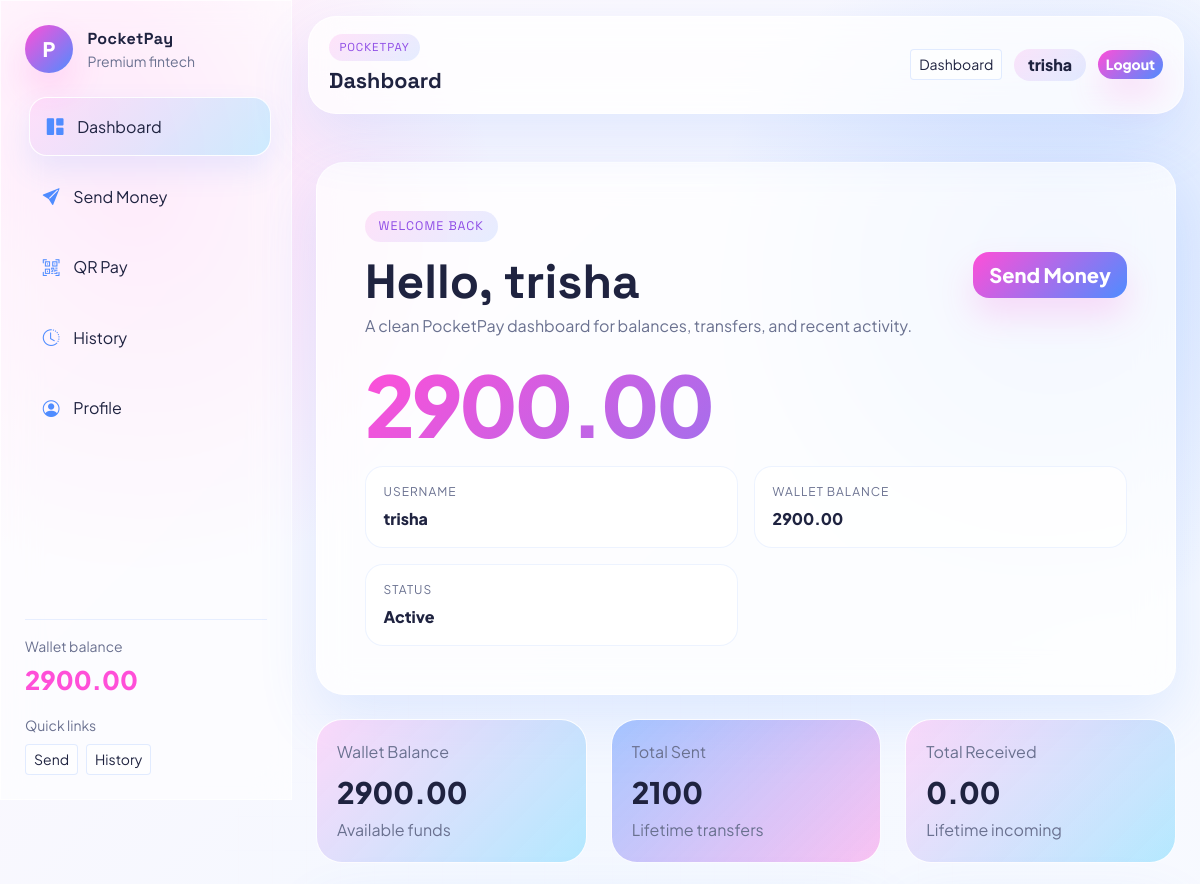
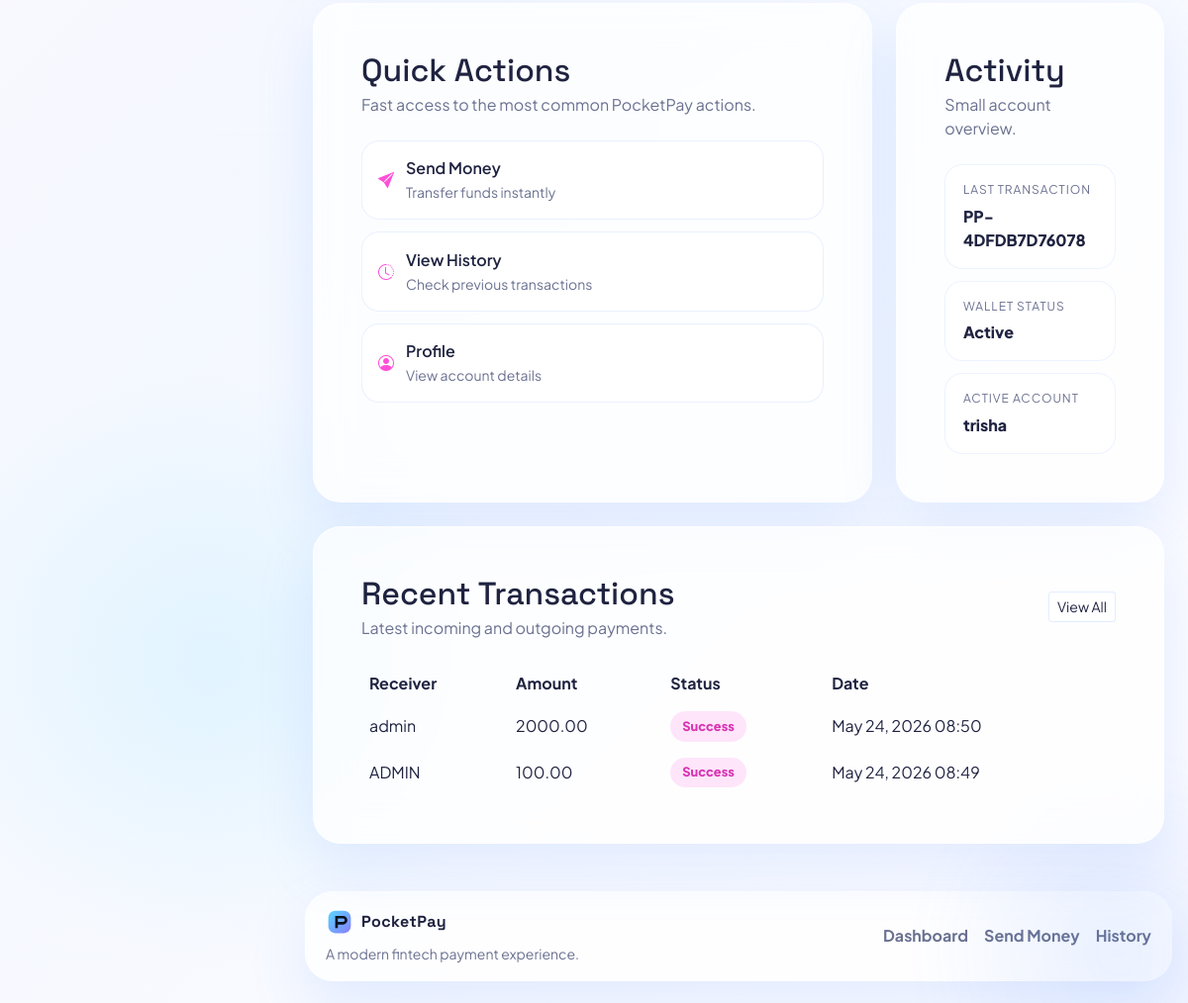
The page / (signed in) on the database its author committed (2 pictures, top to bottom).
### app/models.py (models this page shows, shortened)
class Wallet(models.Model):
	user = models.OneToOneField(settings.AUTH_USER_MODEL, on_delete=models.CASCADE, related_name='wallet')
	balance = models.DecimalField(max_digits=12, decimal_places=2, default=Decimal('5000.00'))
	created_at = models.DateTimeField(auto_now_add=True)

class Transaction(models.Model):
	class Status(models.TextChoices):
		SUCCESS = 'success', 'Success'
		FAILED = 'failed', 'Failed'
	sender = models.ForeignKey(
		settings.AUTH_USER_MODEL,
		on_delete=models.CASCADE,
		related_name='sent_transactions',
	)
	receiver = models.ForeignKey(
		settings.AUTH_USER_MODEL,
		on_delete=models.CASCADE,
		related_name='received_transactions',
	)
	amount = models.DecimalField(max_digits=12, decimal_places=2)
	transaction_id = models.CharField(max_length=32, unique=True, editable=False)
	status = models.CharField(max_length=20, choices=Status.choices, default=Status.SUCCESS)
	timestamp = models.DateTimeField(auto_now_add=True)

### app/views.py (the view)
# urls.py: path('', views.dashboard, name='dashboard'),
@login_required(login_url='login')
def dashboard(request):
	wallet = ensure_wallet(request.user)
	counterparties = (
		User.objects.filter(Q(sent_transactions__receiver=request.user) | Q(received_transactions__sender=request.user))
		.exclude(id=request.user.id)
		.distinct()
		.order_by('username')[:4]
	)
	sent_total = Transaction.objects.filter(sender=request.user, status=Transaction.Status.SUCCESS).aggregate(
		total=Sum('amount')
	)['total'] or Decimal('0.00')
	received_total = Transaction.objects.filter(receiver=request.user, status=Transaction.Status.SUCCESS).aggregate(
		total=Sum('amount')
	)['total'] or Decimal('0.00')
	recent_transactions = (
		Transaction.objects.filter(Q(sender=request.user) | Q(receiver=request.user))
		.select_related('sender', 'receiver')
		.order_by('-timestamp')[:5]
	)
	last_transaction = recent_transactions[0] if recent_transactions else None
	wallet_status = 'Active' if wallet.balance > 0 else 'Low balance'
	return render(
		request,
		'dashboard.html',
		{
			'wallet': wallet,
			'sent_total': sent_total,
			'received_total': received_total,
			'recent_transactions': recent_transactions,
			'counterparties': counterparties,
			'last_transaction': last_transaction,
			'wallet_status': wallet_status,
			'active_account': request.user.username,
		},
	)

### app/context_processors.py (called while the page is built)
def wallet_context(request):
	if not request.user.is_authenticated:
		return {'wallet': None, 'wallet_balance': '0.00'}
	wallet = ensure_wallet(request.user)
	return {'wallet': wallet, 'wallet_balance': wallet.balance}

### app/services.py (called while the page is built)
def ensure_wallet(user):
	wallet, _ = Wallet.objects.get_or_create(user=user)
	return wallet

### templates/dashboard.html
{% extends 'base.html' %}
{% block content %}
<div class="dashboard-shell">
    <section class="glass-panel dashboard-hero animated-card p-4 p-lg-5 mb-4">
        <div class="d-flex flex-column flex-lg-row justify-content-between align-items-start align-items-lg-center gap-3">
            <div>
                <span class="eyebrow">Welcome back</span>
                <h1 class="hero-title mt-3 mb-2">Hello, {{ user.first_name|default:user.username }}</h1>
                <p class="text-muted-light mb-0">A clean PocketPay dashboard for balances, transfers, and recent activity.</p>
            </div>
            <a href="{% url 'send_money' %}" class="btn btn-glow btn-lg">Send Money</a>
        </div>
        <div class="balance-amount mt-4">{{ wallet.balance }}</div>
        <div class="balance-meta dashboard-summary-grid">
            <div><span class="meta-label">Username</span><span class="meta-value">{{ user.username }}</span></div>
            <div><span class="meta-label">Wallet Balance</span><span class="meta-value">{{ wallet.balance }}</span></div>
            <div><span class="meta-label">Status</span><span class="meta-value">{{ wallet_status }}</span></div>
        </div>
    </section>
    <section class="row g-4 mb-4">
        <div class="col-md-4">
            <div class="stat-card gradient-card animated-card h-100">
                <span class="stat-label">Wallet Balance</span>
                <div class="stat-value">{{ wallet.balance }}</div>
                <div class="stat-subtitle">Available funds</div>
            </div>
        </div>
        <div class="col-md-4">
            <div class="stat-card gradient-card alt animated-card h-100">
                <span class="stat-label">Total Sent</span>
                <div class="stat-value">{{ sent_total }}</div>
                <div class="stat-subtitle">Lifetime transfers</div>
            </div>
        </div>
        <div class="col-md-4">
            <div class="stat-card gradient-card animated-card h-100">
                <span class="stat-label">Total Received</span>
                <div class="stat-value">{{ received_total }}</div>
                <div class="stat-subtitle">Lifetime incoming</div>
            </div>
        </div>
    </section>
    <section class="row g-4 mb-4">
        <div class="col-lg-8">
            <div class="glass-panel panel-card animated-card h-100 p-4 p-lg-5">
                <div class="panel-head mb-4">
                    <h2 class="panel-title mb-1">Quick Actions</h2>
                    <p class="text-muted-light mb-0">Fast access to the most common PocketPay actions.</p>
                </div>
                <div class="quick-action-grid">
                    <a class="quick-pay-row" href="{% url 'send_money' %}">
                        <i class="bi bi-send-fill"></i>
                        <span>
                            <span class="d-block fw-semibold">Send Money</span>
                            <span class="small text-muted-light">Transfer funds instantly</span>
                        </span>
                    </a>
                    <a class="quick-pay-row" href="{% url 'history' %}">
                        <i class="bi bi-clock-history"></i>
                        <span>
                            <span class="d-block fw-semibold">View History</span>
                            <span class="small text-muted-light">Check previous transactions</span>
                        </span>
                    </a>
                    <a class="quick-pay-row" href="{% url 'profile' %}">
                        <i class="bi bi-person-circle"></i>
                        <span>
                            <span class="d-block fw-semibold">Profile</span>
                            <span class="small text-muted-light">View account details</span>
                        </span>
                    </a>
                </div>
            </div>
        </div>
        <div class="col-lg-4">
            <div class="glass-panel panel-card animated-card h-100 p-4 p-lg-5">
                <div class="panel-head mb-4">
                    <h2 class="panel-title mb-1">Activity</h2>
                    <p class="text-muted-light mb-0">Small account overview.</p>
                </div>
                <div class="activity-mini-stack">
                    <div class="mini-info-card">
                        <span>Last transaction</span>
                        <strong>
                            {% if last_transaction %}
                                {{ last_transaction.transaction_id }}
                            {% else %}
                                No transactions yet
                            {% endif %}
                        </strong>
                    </div>
                    <div class="mini-info-card">
                        <span>Wallet status</span>
                        <strong>{{ wallet_status }}</strong>
                    </div>
                    <div class="mini-info-card">
                        <span>Active account</span>
                        <strong>{{ active_account }}</strong>
                    </div>
                </div>
            </div>
        </div>
    </section>
    <section class="glass-panel panel-card animated-card p-4 p-lg-5">
        <div class="panel-head d-flex justify-content-between align-items-center mb-4">
            <div>
                <h2 class="panel-title mb-1">Recent Transactions</h2>
                <p class="text-muted-light mb-0">Latest incoming and outgoing payments.</p>
            </div>
            <a class="btn btn-sm btn-outline-light" href="{% url 'history' %}">View All</a>
        </div>
        <div class="table-responsive">
            <table class="table table-borderless align-middle mb-0 glass-table">
                <thead>
                    <tr>
                        <th>Receiver</th>
                        <th>Amount</th>
                        <th>Status</th>
                        <th>Date</th>
                    </tr>
                </thead>
                <tbody>
                    {% for tx in recent_transactions %}
                        <tr>
                            <td>
                                {% if tx.sender_id == user.id %}
                                    {{ tx.receiver.username }}
                                {% else %}
                                    {{ tx.sender.username }}
                                {% endif %}
                            </td>
                            <td>{{ tx.amount }}</td>
                            <td><span class="status-pill status-{{ tx.status }}">{{ tx.get_status_display }}</span></td>
                            <td>{{ tx.timestamp|date:"M d, Y H:i" }}</td>
                        </tr>
                    {% empty %}
                        <tr><td colspan="4" class="text-center text-muted-light py-4">No transactions yet.</td></tr>
                    {% endfor %}
                </tbody>
            </table>
        </div>
    </section>
</div>
{% endblock %}

### templates/base.html (shortened to what this page needs)
<!doctype html>
<html lang="en">
<head>
    <link href="https://cdn.jsdelivr.net/npm/bootstrap@5.3.3/dist/css/bootstrap.min.css" rel="stylesheet">
    <link rel="stylesheet" href="https://cdn.jsdelivr.net/npm/bootstrap-icons@1.11.3/font/bootstrap-icons.min.css">
    {% load static %}
    <link rel="stylesheet" href="{% static 'css/style.css' %}">
</head>
<body>
<div class="bg-noise"></div>
{% if user.is_authenticated %}
<div class="app-shell">
    <aside class="sidebar glass-panel">
        <div class="sidebar-brand">
            <div class="brand-mark">P</div>
            <div>
                <div class="brand-text">PocketPay</div>
                <div class="small text-muted-light">Premium fintech</div>
            </div>
        </div>
            <nav class="sidebar-nav">
            <a class="sidebar-link {% if request.resolver_match.url_name == 'dashboard' %}active{% endif %}" href="{% url 'dashboard' %}"><i class="bi bi-grid-1x2-fill"></i><span>Dashboard</span></a>
            <a class="sidebar-link {% if request.resolver_match.url_name == 'send_money' %}active{% endif %}" href="{% url 'send_money' %}"><i class="bi bi-send-fill"></i><span>Send Money</span></a>
            <a class="sidebar-link {% if request.resolver_match.url_name == 'qr_payment' %}active{% endif %}" href="{% url 'qr_payment' %}"><i class="bi bi-qr-code-scan"></i><span>QR Pay</span></a>
            <a class="sidebar-link {% if request.resolver_match.url_name == 'history' %}active{% endif %}" href="{% url 'history' %}"><i class="bi bi-clock-history"></i><span>History</span></a>
            <a class="sidebar-link {% if request.resolver_match.url_name == 'profile' %}active{% endif %}" href="{% url 'profile' %}"><i class="bi bi-person-circle"></i><span>Profile</span></a>
        </nav>
            <div class="sidebar-footer">
                <div class="small text-muted-light">Wallet balance</div>
                <div class="sidebar-balance">{{ wallet_balance|default:"0.00" }}</div>
                <div class="small text-muted-light mt-3">Quick links</div>
                <div class="d-flex flex-wrap gap-2 mt-2">
                    <a class="btn btn-sm btn-outline-light" href="{% url 'send_money' %}">Send</a>
                    <a class="btn btn-sm btn-outline-light" href="{% url 'history' %}">History</a>
                </div>
            </div>
    </aside>
    <div class="main-content">
        <header class="topbar glass-panel sticky-top">
            <div>
                <div class="eyebrow eyebrow-small">PocketPay</div>
                <div class="topbar-title">{{ request.resolver_match.url_name|default:'dashboard'|title }}</div>
            </div>
            <div class="topbar-actions">
                <a class="btn btn-sm btn-outline-light" href="{% url 'dashboard' %}">Dashboard</a>
                <span class="user-badge">{{ user.username }}</span>
                <a class="btn btn-sm btn-primary" href="{% url 'logout' %}">Logout</a>
            </div>
        </header>
{% endif %}
<main class="{% if user.is_authenticated %}content-shell container-fluid px-3 px-lg-4 py-4 py-lg-5{% else %}container py-4 py-lg-5 content-shell{% endif %}">
    {% block content %}{% endblock %}
</main>
<footer class="site-footer">
    <div class="footer-inner glass-panel">
        <div>
            <div class="brand-text d-flex align-items-center gap-2"><img src="{% static 'images/logo.svg' %}" class="footer-logo" alt="PocketPay logo"><span>PocketPay</span></div>
            <div class="small text-muted-light mt-2">A modern fintech payment experience.</div>
        </div>
        <div class="footer-links">
            {% if user.is_authenticated %}
                <a href="{% url 'dashboard' %}">Dashboard</a>
                <a href="{% url 'send_money' %}">Send Money</a>
                <a href="{% url 'history' %}">History</a>
            {% else %}
                <a href="{% url 'login' %}">Login</a>
                <a href="{% url 'register' %}">Register</a>
            {% endif %}
        </div>
    </div>
</footer>
{% if user.is_authenticated %}
    </div>
</div>
{% endif %}
</body>
</html>

### rows shown on the page
Wallet: balance "2900.00"
Transaction: transaction_id "PP-4DFDB7D76078", receiver.username "admin", amount "2000.00", status "Success", timestamp "May 24, 2026 08:50"
Transaction: receiver.username "ADMIN", amount "100.00", status "Success", timestamp "May 24, 2026 08:49"

### other values the page prints
{{ request.resolver_match.url_name|default:'dashboard'|title }} "Dashboard"
{{ user.username }} "trisha"
{{ user.first_name|default:user.username }} "trisha"
{{ wallet_status }} "Active"
{{ sent_total }} "2100"
{{ received_total }} "0.00"
{{ active_account }} "trisha"
